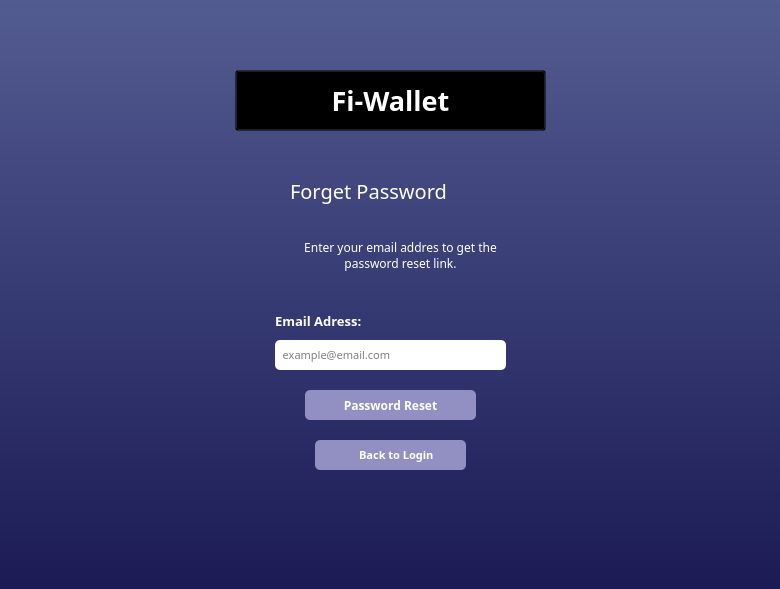
<?xml version="1.0" encoding="UTF-8"?>
<ui version="4.0">
 <class>en_main_widget</class>
 <widget class="QMainWindow" name="en_main_widget">
  <property name="geometry">
   <rect>
    <x>0</x>
    <y>0</y>
    <width>780</width>
    <height>589</height>
   </rect>
  </property>
  <property name="minimumSize">
   <size>
    <width>780</width>
    <height>589</height>
   </size>
  </property>
  <property name="maximumSize">
   <size>
    <width>780</width>
    <height>589</height>
   </size>
  </property>
  <property name="windowTitle">
   <string>MainWindow</string>
  </property>
  <widget class="QWidget" name="merkez_widget">
   <widget class="QWidget" name="normal_widget" native="true">
    <property name="geometry">
     <rect>
      <x>0</x>
      <y>0</y>
      <width>780</width>
      <height>590</height>
     </rect>
    </property>
    <property name="styleSheet">
     <string notr="true">background-color: qlineargradient(spread:reflect, x1:1, y1:0, x2:1, y2:1, stop:0 rgba(83, 92, 145, 255), stop:1 rgba(27, 26, 85, 255));</string>
    </property>
    <widget class="QPushButton" name="logo">
     <property name="geometry">
      <rect>
       <x>235</x>
       <y>70</y>
       <width>311</width>
       <height>61</height>
      </rect>
     </property>
     <property name="font">
      <font>
       <family>Poppins</family>
       <pointsize>20</pointsize>
       <weight>75</weight>
       <italic>false</italic>
       <bold>true</bold>
      </font>
     </property>
     <property name="styleSheet">
      <string notr="true">background-color:transparent;
color:white;
</string>
     </property>
     <property name="text">
      <string>Fi-Wallet</string>
     </property>
     <property name="icon">
      <iconset resource="forgetting_password.qrc">
       <normaloff>:/img/img/Fewallet.svg</normaloff>:/img/img/Fewallet.svg</iconset>
     </property>
     <property name="iconSize">
      <size>
       <width>150</width>
       <height>150</height>
      </size>
     </property>
    </widget>
    <widget class="QLabel" name="forget_widget">
     <property name="geometry">
      <rect>
       <x>290</x>
       <y>170</y>
       <width>211</width>
       <height>41</height>
      </rect>
     </property>
     <property name="font">
      <font>
       <family>Poppins</family>
       <pointsize>15</pointsize>
       <weight>50</weight>
       <italic>false</italic>
       <bold>false</bold>
      </font>
     </property>
     <property name="styleSheet">
      <string notr="true">background-color:transparent;
color:white;</string>
     </property>
     <property name="text">
      <string>Forget Password</string>
     </property>
    </widget>
    <widget class="QLabel" name="enter_email">
     <property name="geometry">
      <rect>
       <x>225</x>
       <y>210</y>
       <width>351</width>
       <height>91</height>
      </rect>
     </property>
     <property name="font">
      <font>
       <family>Poppins</family>
       <pointsize>9</pointsize>
       <weight>50</weight>
       <italic>false</italic>
       <bold>false</bold>
      </font>
     </property>
     <property name="styleSheet">
      <string notr="true">background-color:transparent;
color:white;
</string>
     </property>
     <property name="text">
      <string>Enter your email addres to get the
password reset link.</string>
     </property>
     <property name="alignment">
      <set>Qt::AlignCenter</set>
     </property>
    </widget>
    <widget class="QLabel" name="email_adress">
     <property name="geometry">
      <rect>
       <x>275</x>
       <y>310</y>
       <width>141</width>
       <height>21</height>
      </rect>
     </property>
     <property name="font">
      <font>
       <family>Poppins</family>
       <pointsize>10</pointsize>
       <weight>75</weight>
       <italic>false</italic>
       <bold>true</bold>
      </font>
     </property>
     <property name="styleSheet">
      <string notr="true">background-color:transparent;
color:white;</string>
     </property>
     <property name="text">
      <string>Email Adress:</string>
     </property>
    </widget>
    <widget class="QLineEdit" name="example">
     <property name="geometry">
      <rect>
       <x>275</x>
       <y>340</y>
       <width>231</width>
       <height>30</height>
      </rect>
     </property>
     <property name="font">
      <font>
       <family>Poppins</family>
       <pointsize>8</pointsize>
       <weight>50</weight>
       <bold>false</bold>
      </font>
     </property>
     <property name="styleSheet">
      <string notr="true">background-color:white;
border-radius:5px;
</string>
     </property>
     <property name="text">
      <string/>
     </property>
     <property name="placeholderText">
      <string>  example@email.com</string>
     </property>
    </widget>
    <widget class="QPushButton" name="password_reset">
     <property name="geometry">
      <rect>
       <x>305</x>
       <y>390</y>
       <width>171</width>
       <height>30</height>
      </rect>
     </property>
     <property name="font">
      <font>
       <family>Poppins</family>
       <pointsize>9</pointsize>
       <weight>75</weight>
       <bold>true</bold>
      </font>
     </property>
     <property name="styleSheet">
      <string notr="true">background-color:#9290C3;
border-radius:5px;
color:white;
</string>
     </property>
     <property name="text">
      <string>Password Reset</string>
     </property>
    </widget>
    <widget class="QPushButton" name="back_login">
     <property name="geometry">
      <rect>
       <x>315</x>
       <y>440</y>
       <width>151</width>
       <height>30</height>
      </rect>
     </property>
     <property name="font">
      <font>
       <family>Poppins</family>
       <pointsize>8</pointsize>
       <weight>75</weight>
       <bold>true</bold>
      </font>
     </property>
     <property name="styleSheet">
      <string notr="true">background-color:#9290C3;
border-radius:5px;
color:white;</string>
     </property>
     <property name="text">
      <string>    Back to Login</string>
     </property>
     <property name="icon">
      <iconset resource="forgetting_password.qrc">
       <normaloff>:/yeniÖnek/img/external-link (1).svg</normaloff>:/yeniÖnek/img/external-link (1).svg</iconset>
     </property>
     <property name="iconSize">
      <size>
       <width>15</width>
       <height>15</height>
      </size>
     </property>
    </widget>
   </widget>
  </widget>
 </widget>
 <resources>
  <include location="forgetting_password.qrc"/>
 </resources>
 <connections/>
</ui>
